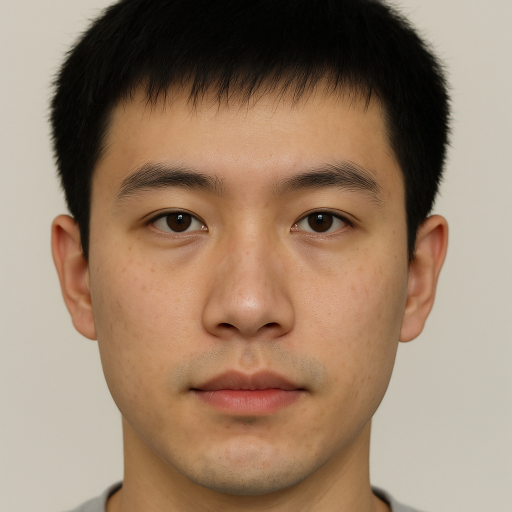
#> input picture eyegaze_ai_stim/eyegaze/dean/L/Dean_Center.png, 1024 x 1024 px (shown at 1/2 size); its folder holds 3 pictures in this run
$ python copy_images.py
#> lines starting #> are read from the running program, lines starting #| are printed output that depends on the picture
import glob
import os
import shutil
from PIL import Image

"""
copy and rename files as needed
"""

# Define a scale factor for resizing the images.
# 1.0 means original size, 0.5 means half the size, 2.0 means double the size.
scale_factor = 0.5

# get list of all the png images
path = os.path.join('eyegaze_ai_stim', 'eyegaze')
try:
    filelist = glob.glob('eyegaze_ai_stim/**/*.png', recursive=True)
    if not filelist:
        print("Warning: No PNG files were found in the specified directory.")
except Exception as e:
    print(f"An error occurred while searching for files: {e}")
    filelist = []


new_dir = "images"

# create directory new_dir if it doesn't exist
if not os.path.exists(new_dir):
    os.makedirs(new_dir)

# loop through all the images, resize them, and save them into the directory specified by new_dir
for fullpath in filelist:
    try:
        # The basename gets the filename from the full path
        filename = os.path.basename(fullpath)

        # Open the image
        with Image.open(fullpath) as img:
            # Calculate the new dimensions
#> img is the input picture: PIL image 1024x1024 RGB; mean R, G, B 152.7, 127.5, 106
            original_width, original_height = img.size
#> original_width = 1024; original_height = 1024
            new_width = int(original_width * scale_factor)
#> new_width = 512
            new_height = int(original_height * scale_factor)
#> new_height = 512

            # Resize the image
            resized_img = img.resize((new_width, new_height), Image.Resampling.LANCZOS)
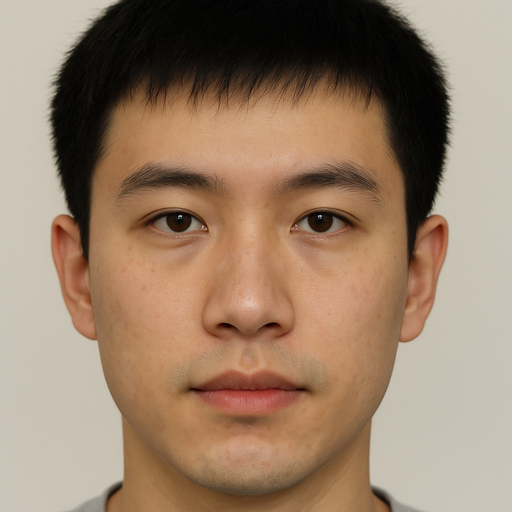
#> resized_img: PIL image 512x512 RGB; mean R, G, B 152.7, 127.5, 106

            # Define the full path for the new (resized) image
            new_filepath = os.path.join(new_dir, filename)

            # Save the resized image to the new directory
            resized_img.save(new_filepath)

            print(f"Successfully resized and saved '{filename}' to '{new_dir}'")

    except FileNotFoundError:
        print(f"Error: The source file was not found at '{fullpath}'")
    except Exception as e:
        print(f"An error occurred while processing {fullpath}: {e}")
#> pass 2 of the loop `for fullpath in filelist:`:
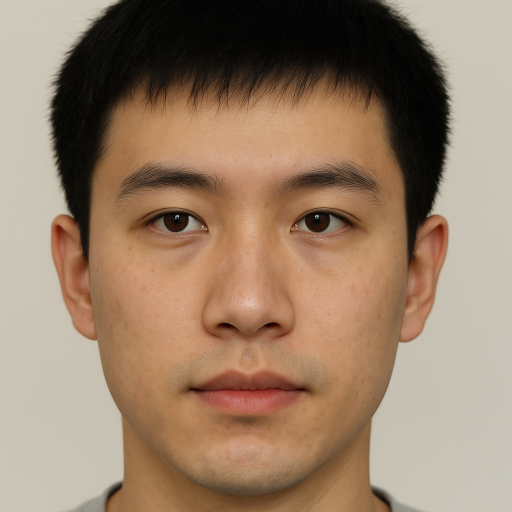
#> input picture eyegaze_ai_stim/eyegaze/dean/L/Dean_L10.png, 1024 x 1024 px (shown at 1/2 size)
#> img is the input picture: PIL image 1024x1024 RGB; mean R, G, B 152.7, 127.5, 106
#> `resized_img = img.resize((new_width, new_height), Image.Resampling.LAN..`:
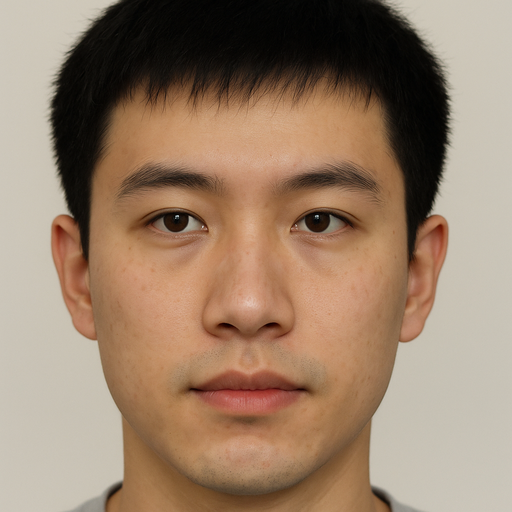
#> resized_img: PIL image 512x512 RGB; mean R, G, B 152.7, 127.5, 106
#> pass 3 of the loop `for fullpath in filelist:`:
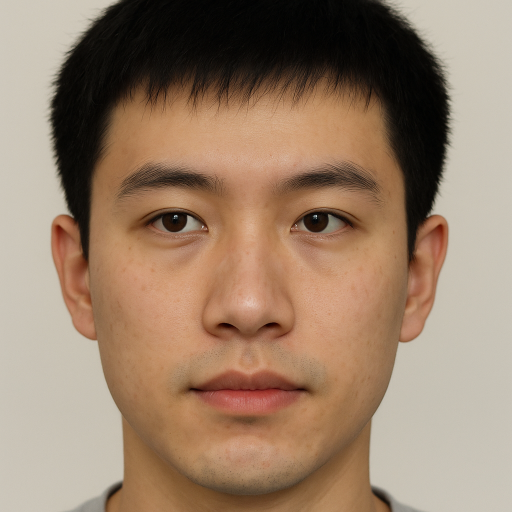
#> input picture eyegaze_ai_stim/eyegaze/dean/L/Dean_L15.png, 1024 x 1024 px (shown at 1/2 size)
#> img is the input picture: PIL image 1024x1024 RGB; mean R, G, B 152.7, 127.5, 106
#> `resized_img = img.resize((new_width, new_height), Image.Resampling.LAN..`:
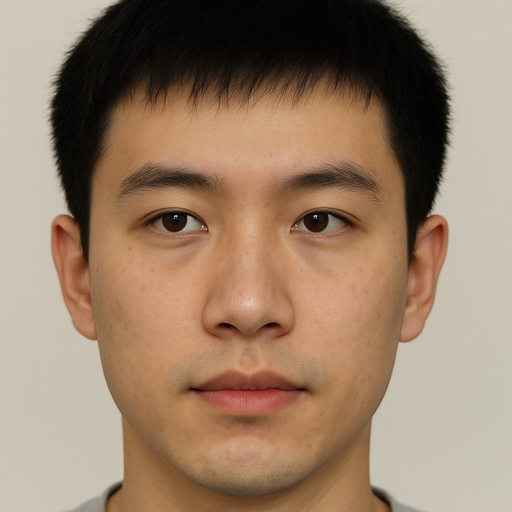
#> resized_img: PIL image 512x512 RGB; mean R, G, B 152.7, 127.5, 106
#> the loop made 4 passes; the first 3 are shown
